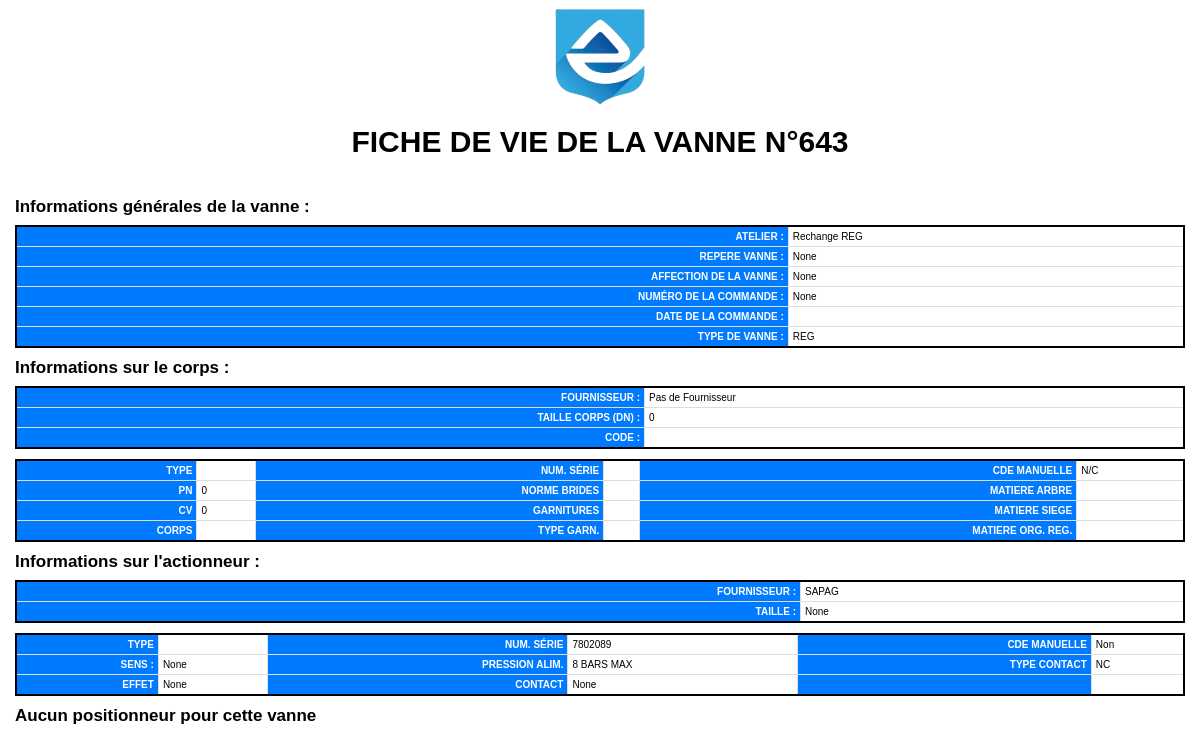
Before: /vanne/643/print with the older database file.
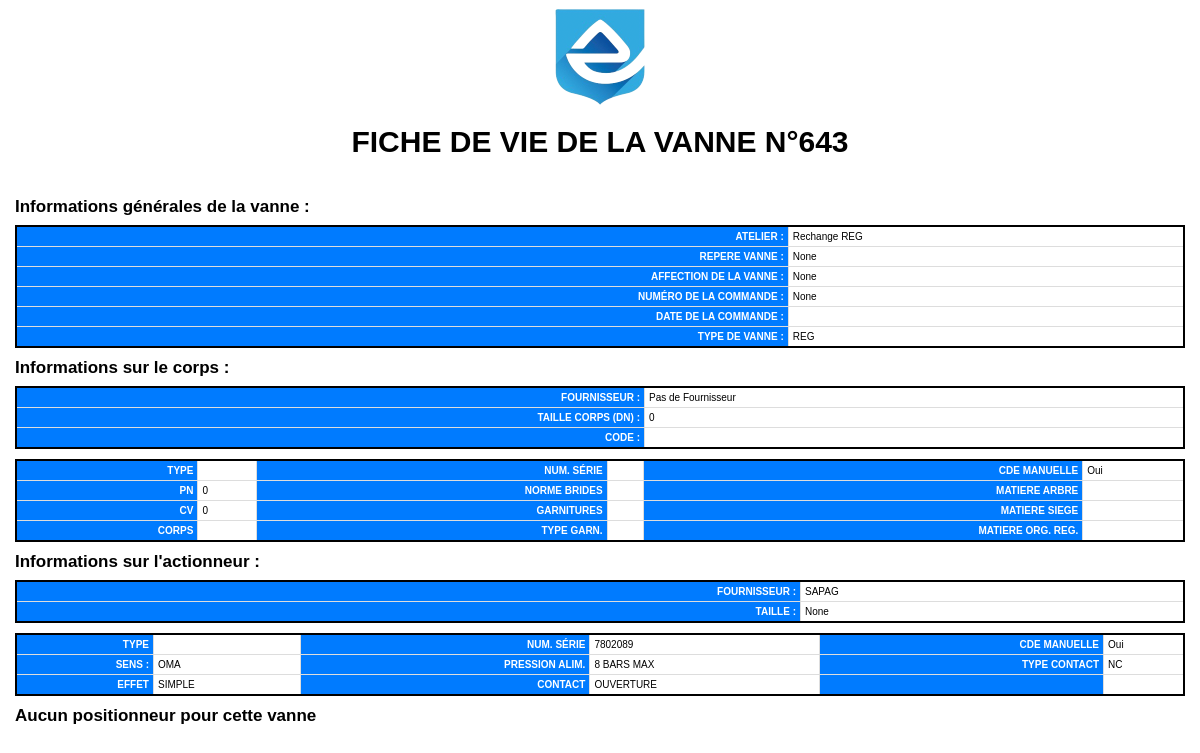
After: the same page with the newer database file.
### appliVanne/models.py (models this page shows, shortened)
class Vanne(models.Model):
    class Meta:
        db_table = 'VANNES'
    id_vanne = models.AutoField(primary_key=True, unique=True)
    id_atelier = models.ForeignKey('ATELIER', to_field='id_atelier', on_delete=models.CASCADE, null=True)
    repere_vanne = models.CharField(max_length=255, null=True, blank=True)
    affectation_vanne = models.CharField(max_length=255, null=True, blank=True)
    machine_vanne = models.CharField(max_length=255, null=True, blank=True)
    numero_commande = models.CharField(max_length=20, null=True, blank=True)
    id_actionneur = models.ForeignKey('ACTIONNEUR', to_field='id_actionneur', on_delete=models.CASCADE, null=True)
    id_corps = models.ForeignKey('CORPS', to_field='id_corps', on_delete=models.CASCADE, null=True)
    id_positionneur = models.ForeignKey('POSITIONNEUR', to_field='id_positionneur', on_delete=models.CASCADE, null=True, blank=True)
    id_fournisseur_vannes = models.ForeignKey('FOURNISSEUR', to_field='id_fournisseur', on_delete=models.CASCADE, default=0, null=True)
    type_vannes = models.CharField(max_length=255, null=True, blank=True)
    organe_reglant = models.CharField(max_length=255, null=True, blank=True)
    freq_revision = models.IntegerField(null=True, blank=True)
    derniere_revision = models.IntegerField(null=True, blank=True)
    voir_en = models.IntegerField(null=True, blank=True)
    en_service_vanne = models.IntegerField(default=1, blank=True)  # Si l'état est à 0, cela signifie que la vanne est bennée. Sinon, elle est toujours en service.
    date_commande = models.DateField(default=datetime.date(2001, 1, 1), null=True, blank=True)

class ACTIONNEUR(models.Model):
    class Meta:
        db_table = 'ACTIONNEUR'
    id_actionneur = models.AutoField(primary_key=True, unique=True)
    id_fournisseur = models.ForeignKey('FOURNISSEUR', to_field='id_fournisseur', on_delete=models.CASCADE)
    num_serie_actionneur = models.CharField(max_length=255, null=True, blank=True)
    type_actionneur = models.CharField(max_length=255, null=True, blank=True)
    taille_actionneur = models.CharField(max_length=255, null=True, blank=True)
    type_contact_actionneur = models.CharField(max_length=255, null=True, blank=True)
    pression_alimentation = models.CharField(max_length=255, null=True, blank=True)
    sens_actionneur = models.CharField(max_length=255, null=True, blank=True)
    contact_ouv_ferm_actionneur = models.CharField(max_length=255, null=True, blank=True)
    actionneur_simpl_double_effet = models.CharField(max_length=255, null=True, blank=True)
    commande_manuel = models.CharField(max_length=255, null=True, blank=True)

class ATELIER(models.Model):
    class Meta:
        db_table = 'ATELIER'
    id_atelier = models.AutoField(primary_key=True, unique=True)
    nom_atelier = models.CharField(max_length=45, default='a remplir', unique=True)

class CORPS(models.Model):
    class Meta:
        db_table = 'CORPS'
    id_corps = models.AutoField(primary_key=True, unique=True, )
    id_fournisseur = models.ForeignKey('FOURNISSEUR', to_field='id_fournisseur', on_delete=models.CASCADE)
    type_corps = models.CharField(max_length=255,null=True, blank=True)
    num_serie_corps = models.CharField(max_length=255,null=True, blank=True)
    dn_corps = models.CharField(max_length=255,null=True, blank=True)
    pn_corps = models.CharField(max_length=255,null=True, blank=True)
    cv_corps = models.CharField(max_length=255,null=True, blank=True)
    norme_bride_corps = models.CharField(max_length=255,null=True, blank=True)
    code_corps = models.CharField(max_length=255,null=True, blank=True)
    matiere_arbre_corps = models.CharField(max_length=255,null=True, blank=True)
    matiere_siege_corps = models.CharField(max_length=255,null=True, blank=True)
    matiere_org_reglant_corps = models.CharField(max_length=255,null=True, blank=True)
    corps_corps = models.CharField(max_length=255,null=True, blank=True)
    matiere_garnitures_corps = models.CharField(max_length=255,null=True, blank=True)
    type_garniture_corps = models.CharField(max_length=255,null=True, blank=True)

class FOURNISSEUR(models.Model):
    class Meta:
        db_table = 'FOURNISSEUR'
    id_fournisseur = models.AutoField(primary_key=True, unique=True)
    nom_fournisseur = models.CharField(max_length=255)
    email_fournisseur = models.EmailField()
    tel_fournisseur = models.CharField(max_length=255)

### appliVanne/views.py (the view)
# urls.py: path('vanne/<int:id_vanne>/print', views.printer, name='print'),
def printer(request, id_vanne):
    vanne = Vanne.objects.get(id_vanne=id_vanne)
    infoRev = REVISON.objects.filter(rev_id_vanne=id_vanne)
    return render(request, "appliVanne/print.html", {"vanne": vanne, "infoRevision":infoRev })

### appliVanne/templates/appliVanne/print.html (shortened to what the changed rows need)
{% load static %}
<div id="infoFiche" style="text-align: center;" >
  <img src="{% static 'appliVanne/IMG/logoSimple.png' %}" alt="logo" style="width: 100px; height: 100px; display: block; margin-left: auto; margin-right: auto;">
  <h1> FICHE DE VIE DE LA VANNE N°{{vanne.id_vanne}}</h1>
</div>
<div id="tableauGeneral">
  <table>
    <tbody>
      <tr class="ligne">
        <td class="debutLigne">ATELIER :</td>
        <td class="ligneFin">{{ vanne.id_atelier.nom_atelier }}</td>
      </tr>
      <tr class="ligne">
        <td class="debutLigne">REPERE VANNE :</td>
        <td class="ligneFin">{{ vanne.repere_vanne }}</td>
      </tr>
      <tr class="ligne">
        <td class="debutLigne">AFFECTION DE LA VANNE :</td>
        <td class="ligneFin">{{ vanne.affectation_vanne }}</td>
      </tr>
      <tr class="ligne">
        <td class="debutLigne">NUMÉRO DE LA COMMANDE :</td>
        <td class="ligneFin">{{ vanne.numero_commande }}</td>
      </tr>
      <tr class="ligne">
        <td class="debutLigne">TYPE DE VANNE :</td>
        <td class="ligneFin">{{ vanne.type_vannes }}</td>
      </tr>
    </tbody>
  </table>
  <table>
    <tbody>
      <tr class="ligne">
        <td class="debutLigne">FOURNISSEUR :</td>
        <td class="ligneFin">
          {{ vanne.id_corps.id_fournisseur.nom_fournisseur }}
        </td>
      </tr>
      <tr class="ligne">
        <td class="debutLigne">TAILLE CORPS (DN) :</td>
        <td class="ligneFin">{{ vanne.id_corps.dn_corps}}</td>
      </tr>
    </tbody>
  </table>
  <table>
    <tbody>
        <tr>
            <td class="debutLigne">TYPE</td>
            <td class="ligneFin">{{vanne.id_corps.type_corps}}</td>
            <td class="debutLigne">NUM. SÉRIE</td>
            <td class="ligneFin">{{vanne.id_corps.num_serie_corps}}</td>
            <td class="debutLigne">CDE MANUELLE</td>
            <td class="ligneFin"> {% if vanne.id_actionneur.commande_manuel == "1"%} Oui {% elif vanne.id_actionneur.commande_manuel is None  %} N/C {% else %} Non {% endif %}</td>
        </tr>
        <tr>
            <td class="debutLigne">PN</td>
            <td class="ligneFin">{{vanne.id_corps.pn_corps}}</td>
            <td class="debutLigne">NORME BRIDES</td>
            <td class="ligneFin">{{vanne.id_corps.norme_bride_corps}}</td>
            <td class="debutLigne">MATIERE ARBRE</td>
            <td class="ligneFin">{{vanne.id_corps.matiere_arbre_corps}}</td>
        </tr>
        <tr>
            <td class="debutLigne">CV</td>
            <td class="ligneFin">{{vanne.id_corps.cv_corps}}</td>
            <td class="debutLigne">GARNITURES</td>
            <td class="ligneFin">{{vanne.id_corps.matiere_garnitures_corps}}</td>
            <td class="debutLigne">MATIERE SIEGE</td>
            <td class="ligneFin">{{vanne.id_corps.matiere_siege_corps}}</td>
        </tr>
    </tbody>
  </table>
  <table>
    <tbody>
      <tr class="ligne">
        <td class="debutLigne">FOURNISSEUR :</td>
        <td class="ligneFin">
          {{ vanne.id_actionneur.id_fournisseur.nom_fournisseur }}
        </td>
      </tr>
      <tr class="ligne">
        <td class="debutLigne">TAILLE :</td>
        <td class="ligneFin">{{ vanne.id_actionneur.taille_actionneur}}</td>
      </tr>
    </tbody>
  </table>
  <table>
    <tbody>
        <tr>
            <td class="debutLigne">TYPE</td>
            <td class="ligneFin">{{vanne.id_corps.type_corps}}</td>
            <td class="debutLigne">NUM. SÉRIE</td>
            <td class="ligneFin">{{vanne.id_actionneur.num_serie_actionneur}}</td>
            <td class="debutLigne">CDE MANUELLE</td>
            <td class="ligneFin"> {% if vanne.id_actionneur.commande_manuel == "1"%} Oui {% else %} Non {% endif %}
          </td>
                    </tr>
        <tr>
            <td class="debutLigne">SENS : </td>
            <td class="ligneFin">{{vanne.id_actionneur.sens_actionneur}}</td>
            <td class="debutLigne">PRESSION ALIM.</td>
            <td class="ligneFin">{{vanne.id_actionneur.pression_alimentation}}</td>
            <td class="debutLigne">TYPE CONTACT </td>
            <td class="ligneFin">{{vanne.id_actionneur.type_contact_actionneur}}</td>
        </tr>
        <tr>
            <td class="debutLigne">EFFET </td>
            <td class="ligneFin">{{vanne.id_actionneur.actionneur_simpl_double_effet}}</td>
            <td class="debutLigne">CONTACT</td>
            <td class="ligneFin">{{vanne.id_actionneur.contact_ouv_ferm_actionneur}}</td>
            <td class="debutLigne"></td>
            <td class="ligneFin"></td>
        </tr>
    </tbody>
  </table>
</div>

Changed rows visible on the page:
changed Vanne "None": id_actionneur.sens_actionneur "None" → "OMA"; id_actionneur.actionneur_simpl_double_effet "None" → "SIMPLE"; id_actionneur.contact_ouv_ferm_actionneur "None" → "OUVERTURE"
Other visible differences:
text no longer shown: "N/C Non"
text now shown: "Oui Oui"
